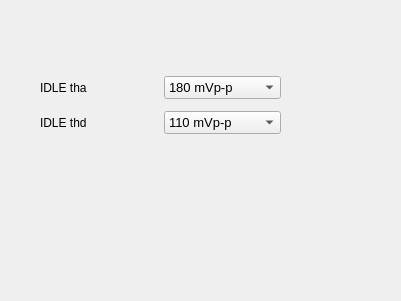
          <widget class="QWidget" name="page_4">
           <property name="geometry">
            <rect>
             <x>0</x>
             <y>0</y>
             <width>401</width>
             <height>301</height>
            </rect>
           </property>
           <attribute name="label">
            <string>IDLE Threshold</string>
           </attribute>
           <widget class="QWidget" name="layoutWidget">
            <property name="geometry">
             <rect>
              <x>40</x>
              <y>70</y>
              <width>241</width>
              <height>71</height>
             </rect>
            </property>
            <layout class="QGridLayout" name="gridLayout_9">
             <item row="0" column="0">
              <widget class="QLabel" name="label_19">
               <property name="text">
                <string>IDLE tha</string>
               </property>
              </widget>
             </item>
             <item row="0" column="1">
              <widget class="QComboBox" name="IDLEthacomboBox">
               <property name="font">
                <font>
                 <pointsize>10</pointsize>
                </font>
               </property>
               <item>
                <property name="text">
                 <string>180 mVp-p</string>
                </property>
               </item>
               <item>
                <property name="text">
                 <string>160 mVp-p</string>
                </property>
               </item>
               <item>
                <property name="text">
                 <string>210 mVp-p</string>
                </property>
               </item>
               <item>
                <property name="text">
                 <string>190 mVp-p</string>
                </property>
               </item>
              </widget>
             </item>
             <item row="1" column="0">
              <widget class="QLabel" name="label_20">
               <property name="text">
                <string>IDLE thd</string>
               </property>
              </widget>
             </item>
             <item row="1" column="1">
              <widget class="QComboBox" name="IDLEthdcomboBox">
               <property name="font">
                <font>
                 <pointsize>10</pointsize>
                </font>
               </property>
               <item>
                <property name="text">
                 <string>110 mVp-p</string>
                </property>
               </item>
               <item>
                <property name="text">
                 <string>100 mVp-p</string>
                </property>
               </item>
               <item>
                <property name="text">
                 <string>150 mVp-p</string>
                </property>
               </item>
               <item>
                <property name="text">
                 <string>130 mVp-p</string>
                </property>
               </item>
              </widget>
             </item>
            </layout>
           </widget>
          </widget>
